Frame 1 (no input): blank canvas, image omitted
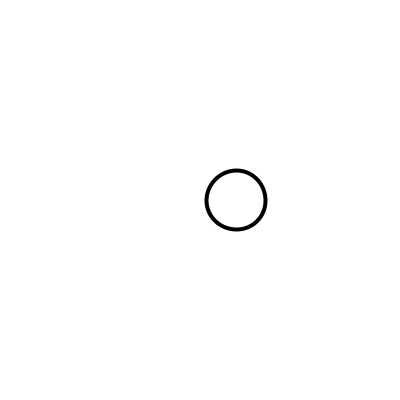
Frame 60 (the mouse pressed at the canvas centre just before this capture)
Frame 120 (the mouse held since frame 60 and released just before this capture): blank canvas, image omitted

The Processing sketch that drew this single still picture (run headless with seeded random() and noise(); from frame 60 on, the mouse is pressed at the canvas centre):

// Processing sketch: left_to_right_grows
// ── left_to_right_grows.pde

int x;
int y;


void setup(){
 size(400,400);
 x=0;
 y=0;
}

void draw(){
 background(255);
 strokeWeight(4);
 ellipse(x,200,y,y);
 x= x+4;
 y= y+1;


if (x>450){
  x=0;
  y=0;
 }
}
